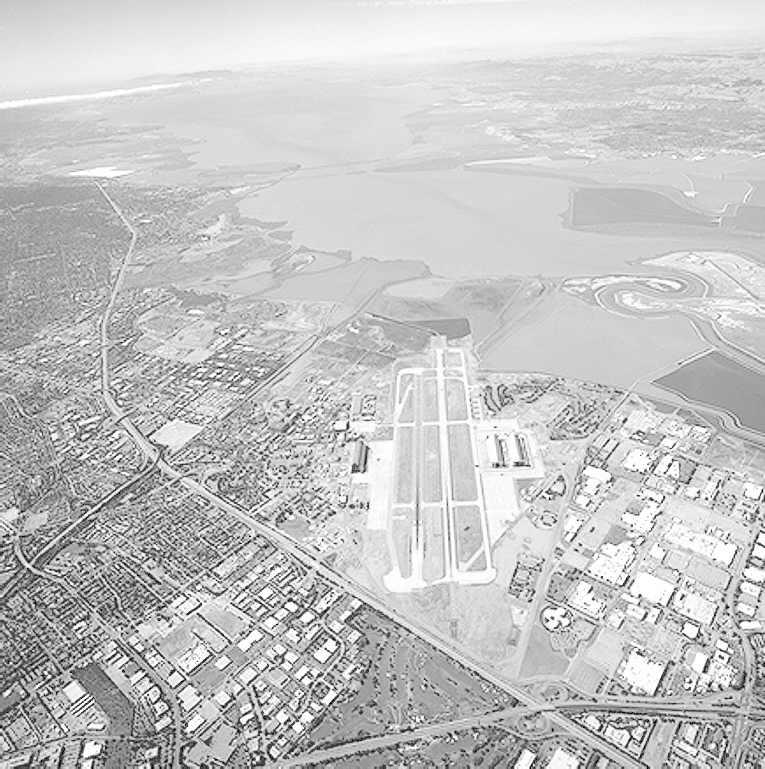
#> input picture a1images/runway.png, 765 x 769 px
$ python q1.py
#> lines starting #> are read from the running program, lines starting #| are printed output that depends on the picture; after the words box and inside, x2 and y2 are one past the last pixel; in counts of white or black regions, pixels touching at a corner belong together
import os
import cv2 as cv
import numpy as np
import matplotlib.pyplot as plt

# Getting absolute path
script_dir = os.path.dirname(os.path.abspath(__file__))

image_path = os.path.abspath(os.path.join(script_dir, '..', 'a1images', 'runway.png'))

# Load the image
img = cv.imread(image_path, cv.IMREAD_GRAYSCALE)
#> img is the input picture: shape (769, 765); min 0, max 255, mean 197.1

if img is None:
    print(f"Error: Could not load image. Checked exact path: {image_path}")
else:
    print(f"Successfully loaded image from: {image_path}")
    # Normalize the image to the range [0, 1] for processing
    r = img.astype(np.float32) / 255.0


    # (a)
    gamma_a = 0.5
    # Formula: s = r^gamma
    s_a = np.power(r, gamma_a)
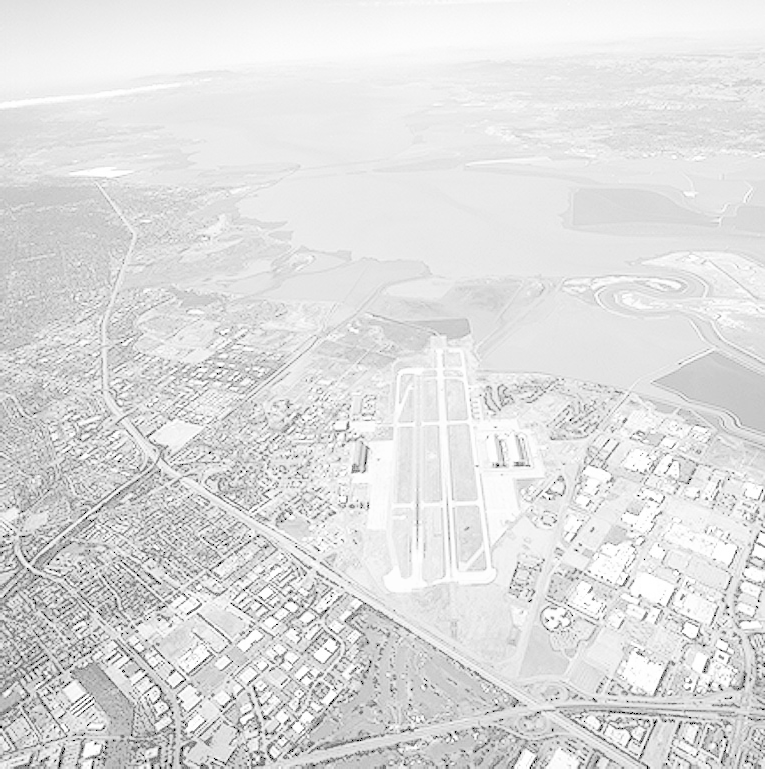
#> s_a: shape (769, 765) float32; min 0, max 1, mean 0.873
    # Convert back to 8-bit [0, 255]
    img_gamma_a = np.uint8(s_a * 255)


    # (b)
    gamma_b = 2.0
    s_b = np.power(r, gamma_b)
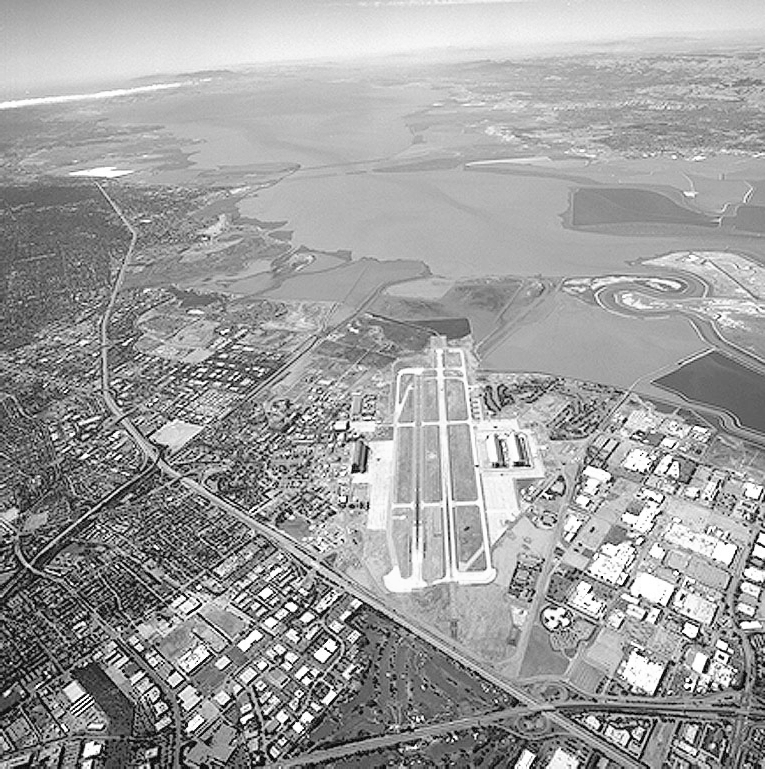
#> s_b: shape (769, 765) float32; min 0, max 1, mean 0.623
    img_gamma_b = np.uint8(s_b * 255)


    # (c)
    r1 = 0.2
    r2 = 0.8

    s_c = np.zeros_like(r)

    # Apply the piecewise linear conditions:
    # Condition 1: s(r) = 0 for r < r1 (already 0 due to zeros_like)

    # Condition 2: s(r) = (r - r1) / (r2 - r1) for r1 <= r <= r2
    mask_mid = (r >= r1) & (r <= r2)
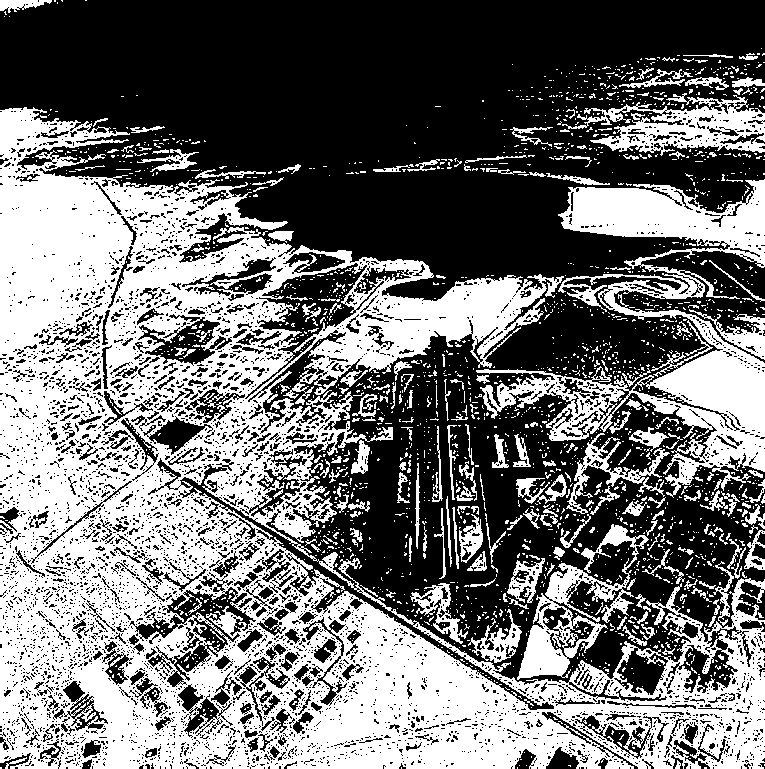
#> mask_mid: shape (769, 765) bool; 44.8% white; 2141 white regions (1928 under 20 px), largest, box (x1, y1, x2, y2) and area: (0, 107, 765, 769) 195679, (476, 179, 765, 498) 27111, (517, 524, 649, 680) 5446
    s_c[mask_mid] = (r[mask_mid] - r1) / (r2 - r1)
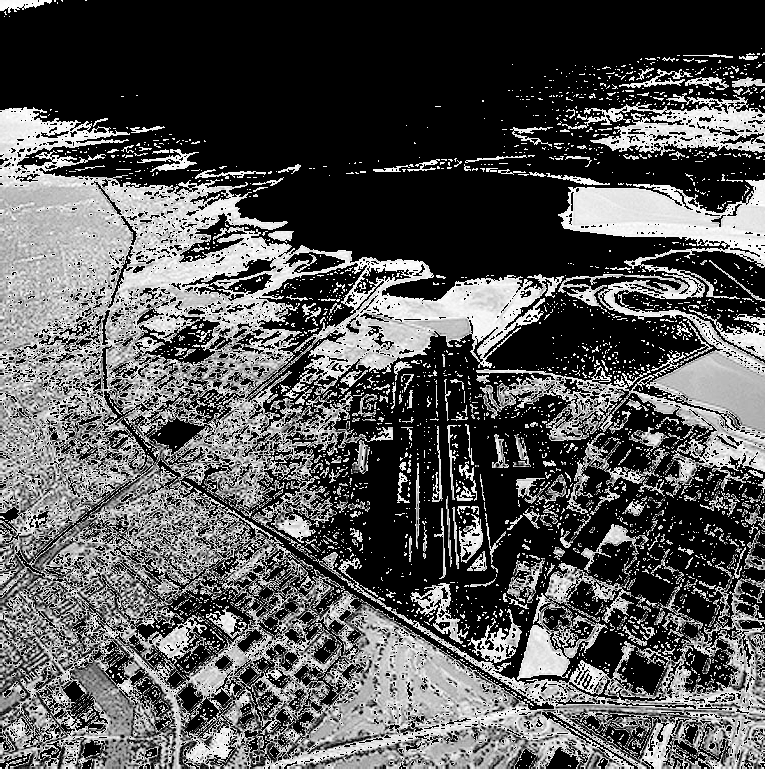
#> s_c: shape (769, 765) float32; min 0, max 1, mean 0.338

    # Condition 3: s(r) = 1 for r > r2
    mask_high = r > r2
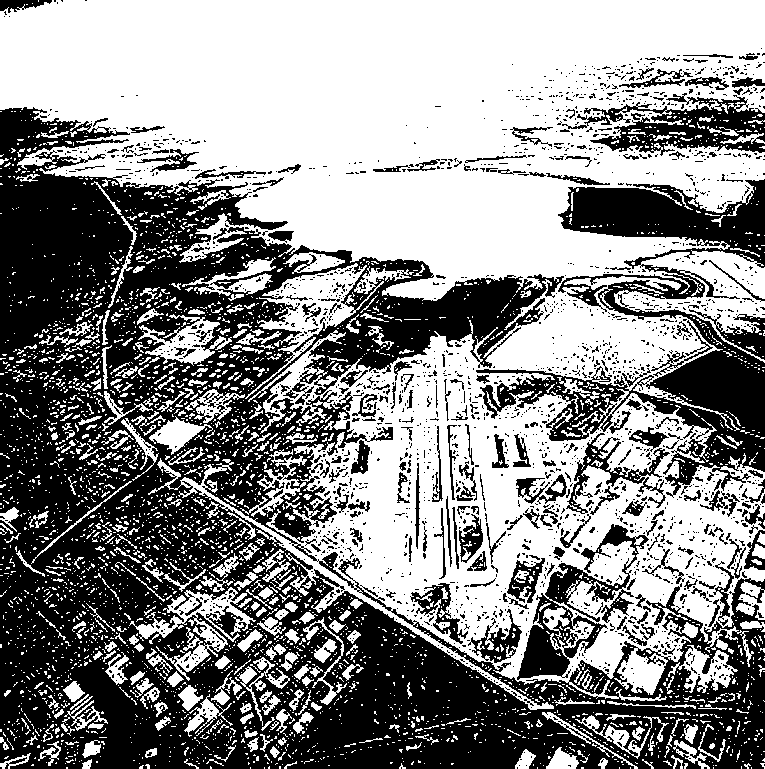
#> mask_high: shape (769, 765) bool; 54.6% white; 2134 black regions (1921 under 20 px), largest, box (x1, y1, x2, y2) and area: (0, 107, 765, 769) 199194, (476, 179, 765, 498) 27127, (517, 524, 649, 680) 5479
    s_c[mask_high] = 1.0
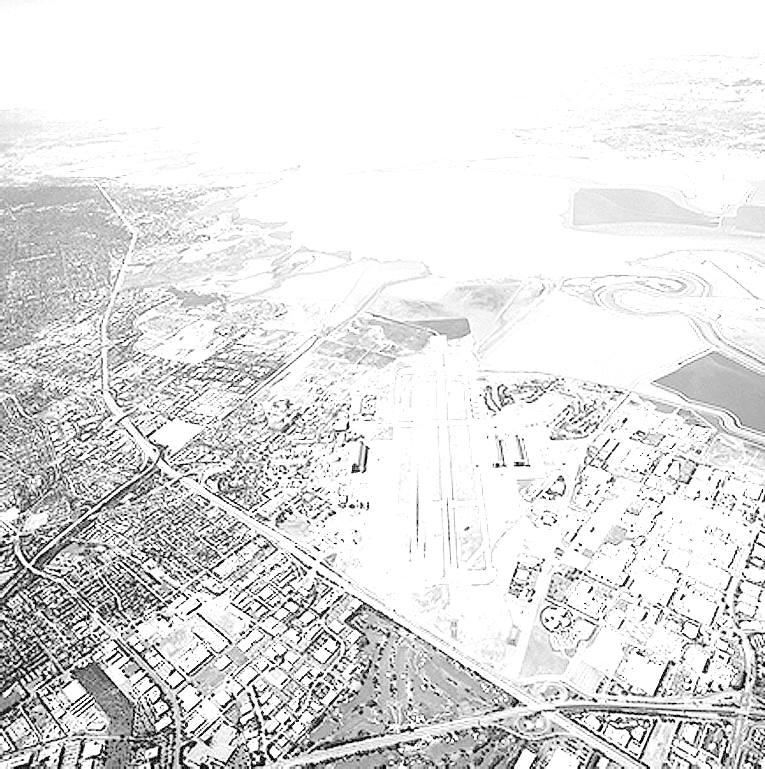
#> s_c: shape (769, 765) float32; min 0, max 1, mean 0.884

    # Convert back to 8-bit [0, 255]
    img_contrast_stretch = np.uint8(s_c * 255)


    # Plotting the results
    fig, axes = plt.subplots(2, 2, figsize=(12, 12))

    axes[0, 0].imshow(img, cmap='gray', vmin=0, vmax=255)
    axes[0, 0].set_title('Original Image')
    axes[0, 0].axis('off')

    axes[0, 1].imshow(img_gamma_a, cmap='gray', vmin=0, vmax=255)
    axes[0, 1].set_title('Gamma = 0.5')
    axes[0, 1].axis('off')

    axes[1, 0].imshow(img_gamma_b, cmap='gray', vmin=0, vmax=255)
    axes[1, 0].set_title('Gamma = 2.0')
    axes[1, 0].axis('off')

    axes[1, 1].imshow(img_contrast_stretch, cmap='gray', vmin=0, vmax=255)
    axes[1, 1].set_title('Contrast Stretching')
    axes[1, 1].axis('off')

    plt.tight_layout()
    plt.show()

$ run again, with a1images/brain_proton_density_slice.png copied over a1images/runway.png
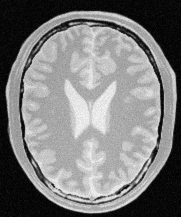
#> input picture a1images/brain_proton_density_slice.png, 181 x 217 px
#> img is the input picture: shape (217, 181); min 0, max 251, mean 123.7
#> `mask_mid = (r >= r1) & (r <= r2)`:
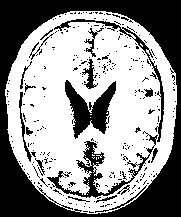
#> mask_mid: shape (217, 181) bool; 57.9% white; 294 black regions (276 under 20 px), largest, box (x1, y1, x2, y2) and area: (0, 0, 181, 217) 11593, (65, 80, 116, 139) 1370, (47, 131, 158, 198) 1179
#> mask_high: shape (217, 181) bool; 10.3% white; 282 white regions (270 under 20 px), largest, box (x1, y1, x2, y2) and area: (65, 80, 116, 139) 1370, (47, 131, 158, 198) 1174, (82, 59, 98, 89) 173
#> `s_c[mask_high] = 1.0`:
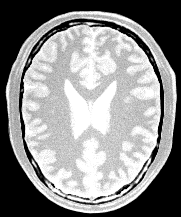
#> s_c: shape (217, 181) float32; min 0, max 1, mean 0.551
